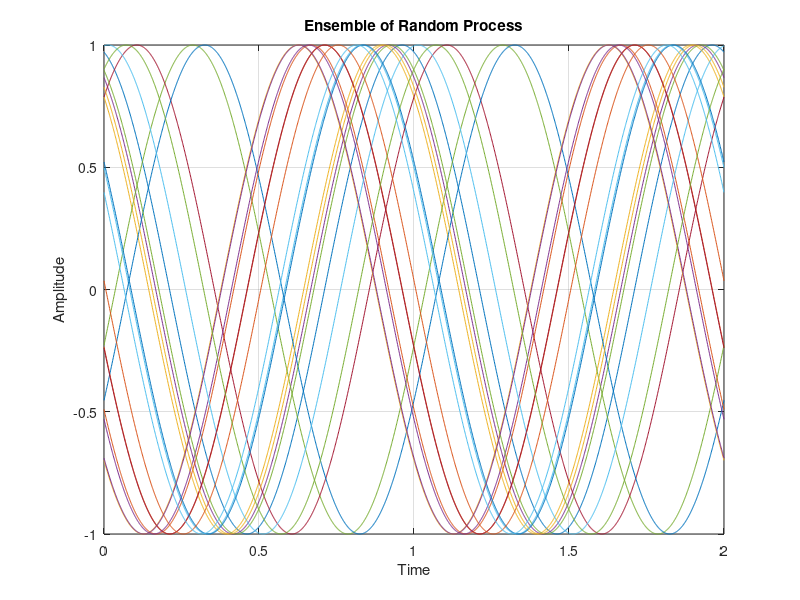

Reproduce this figure in MATLAB.
%توليد بتاتت
%{
clc ;clear all;close all ; clf
n=1000;
bits=rand(1,n)<0.5;
%mapping  
A=1;
t=0:1:n;
%mapping_function =A*(bits*2)-1;
plot(t(1:10), mapping_function(1:10));
plot (t,mapping_function(1:10) );
xlabel ('time');
ylabel('Amplitude');



clc; clear; close all;

n=1000;
bits = rand(1,n) < 0.5;

A=1;
mapping_function = A*(2*bits - 1);

t = 0:n-1;

plot(t(1:50), mapping_function(1:50));
xlabel('Time');
ylabel('Amplitude');
title('Bipolar Mapped Signal');
grid on;



% 1. توليد 10 بتات عشوائية (0 أو 1)
bits = randi([0, 1], 1, 10)<0.5;

% 2. عمل Mapping إلى (1, -1)
% القاعدة: الصفر يصبح -1 والواحد يبقى 1
% المعادلة: mapped_signal = 2 * bits - 1
mapped_signal = 2 * bits - 1;

% 3. تجهيز الرسم البياني
figure;
stairs(mapped_signal, 'LineWidth', 2); % استخدام stairs لرسم الإشارة الرقمية بشكل مربعات
grid on;

% تحسين شكل الرسم
ylim([-1.5, 1.5]); % تحديد حدود المحور الصادي لرؤية واضحة
title('Mapping 10 Bits to \pm 1 Signal');
xlabel('Bit Index');
ylabel('Amplitude');
xticks(1:10); % إظهار أرقام البتات من 1 إلى 10



%}
clc; clear; close all;

%% =========================
% 1) تعريف البارامترات
%% =========================
A = 1;              % السعة
f = 1;              % التردد (Hz)
w = 2*pi*f;         % التردد الزاوي

T = 2;              % مدة الإشارة (ثواني)
dt = 0.001;         % خطوة الزمن
t = 0:dt:T;         % محور الزمن

N = 20;             % عدد الإشارات (حجم الـ Ensemble)

%% =========================
% 2) توليد الطور العشوائي
%% =========================
theta = 2*pi*rand(1, N);   % توزيع منتظم بين 0 و 2π

%% =========================
% 3) توليد الإشارات
%% =========================
X = zeros(N, length(t));   % مصفوفة لتخزين الإشارات

for i = 1:N
    X(i, :) = A * cos(w*t + theta(i));
end

%% =========================
% 4) رسم الـ Ensemble
%% =========================
figure;
plot(t, X);
xlabel('Time');
ylabel('Amplitude');
title('Ensemble of Random Process');
grid on;
